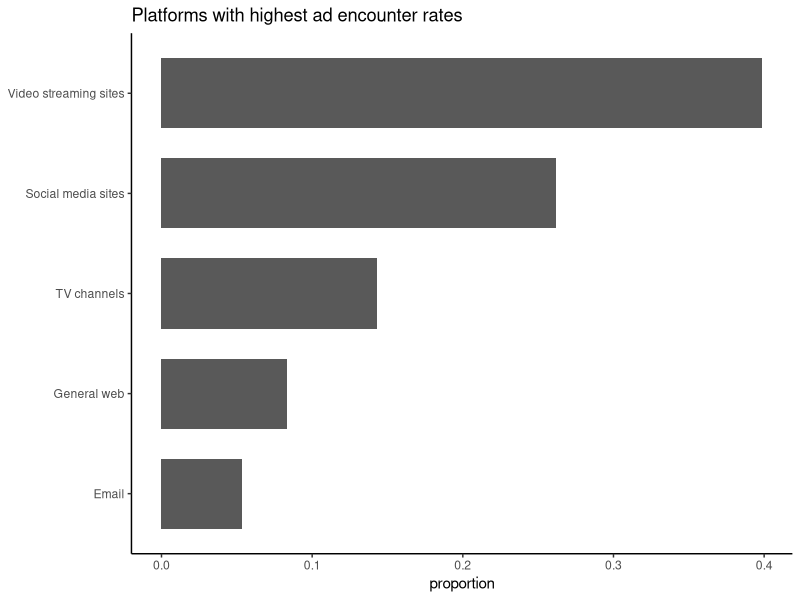
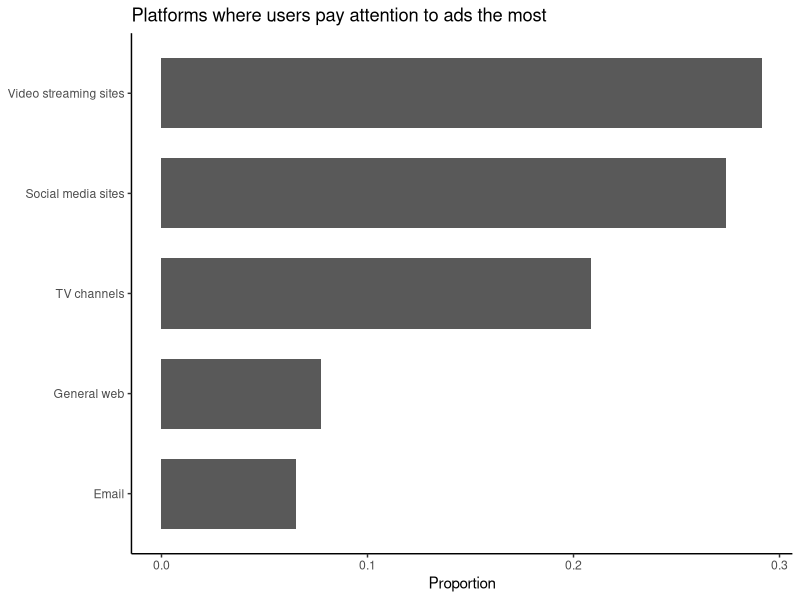
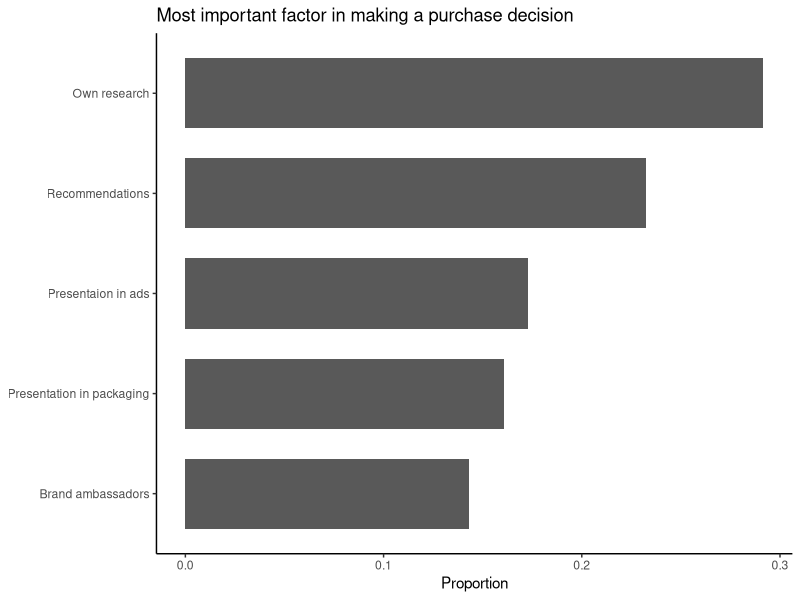
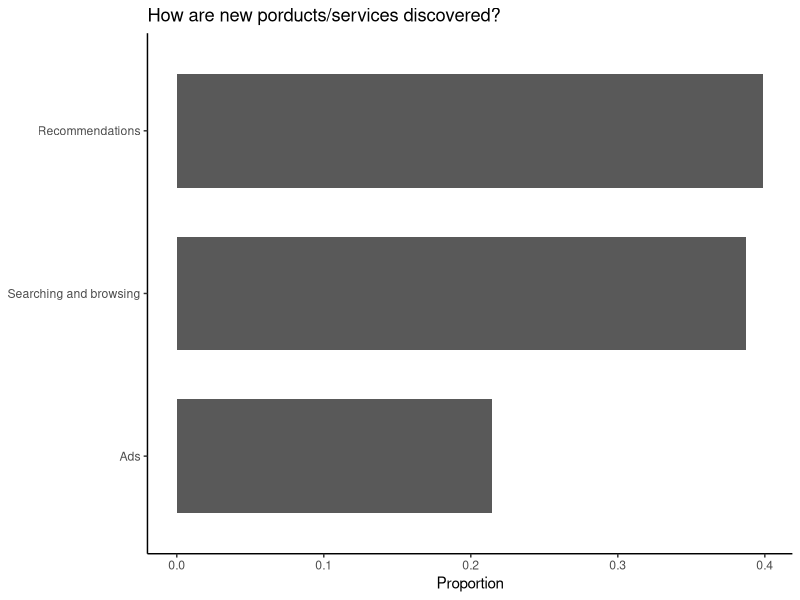
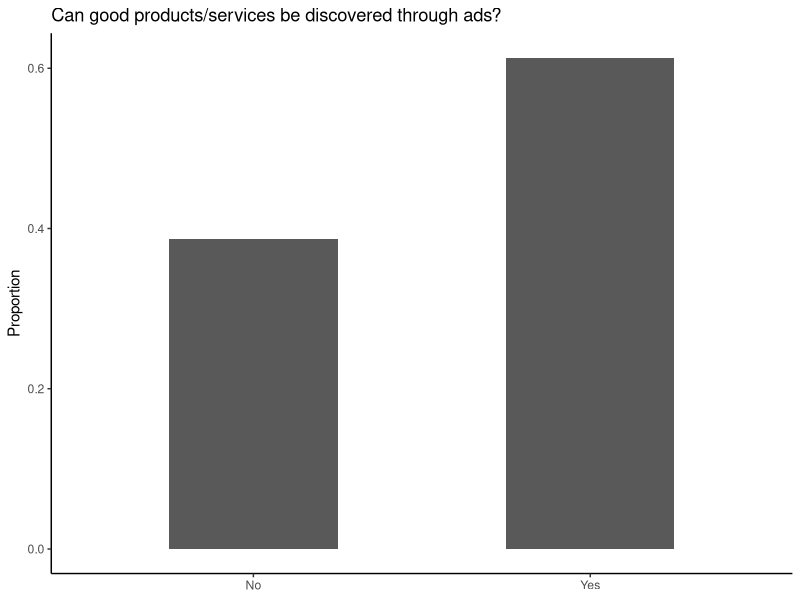

Write the R code that produced these figures, in order.
## ---- chunk 1
knitr::opts_chunk$set(echo = TRUE, warning = FALSE, message = FALSE,
                      cache = TRUE)
## ---- chunk 2
library(dplyr) # for wrangling data
library(ggplot2) # for making plots
library(readr) # for reading data
## ---- chunk 3
ad_influence_data <- read_csv("ad-influence.csv") %>%
  select(!Timestamp) # ignore timestamp column
n <- dim(ad_influence_data)[1]
questions <- names(ad_influence_data)
## ---- chunk 4
simplify_responses <- function(response) {
  if (response == "Social media sites (like Facebook, Instagram)") {
    response = "Social media sites"
  } else if (response == "Video streaming sites (like YouTube, Vimeo)") {
    response = "Video streaming sites"
  } else if (response == "General web (like Google Ads on various sites)") {
    response = "General web"
  } else if (grepl("Recommendations? from friends or family", response)) {
    response = "Recommendations"
  }
  response
}

for (i in 1:length(ad_influence_data))  {
  ad_influence_data[questions[i]] <- ad_influence_data[questions[i]] %>%
    pull() %>%
    sapply(simplify_responses, USE.NAMES = FALSE)
}
## ---- chunk 5
ad_influence_data %>%
  rename(most_ads_platform = questions[1]) %>%
  group_by(most_ads_platform) %>%
  summarise(proportion = n() / n) %>%
  ungroup() %>%
  arrange(desc(proportion)) %>%
  head(5) %>%
  ggplot(aes(x = reorder(most_ads_platform, proportion), y = proportion)) +
  geom_col(width = 0.7) +
  labs(x = NULL, title = "Platforms with highest ad encounter rates") +
  coord_flip() +
  theme_classic()
## ---- chunk 6
ad_influence_data %>%
  rename(attention_grabbing_platform = questions[2]) %>%
  group_by(attention_grabbing_platform) %>%
  summarise(proportion = n() / n) %>%
  ungroup() %>%
  arrange(desc(proportion)) %>%
  head(5) %>%
  ggplot(aes(x = reorder(attention_grabbing_platform, proportion),
             y = proportion)) +
  geom_col(width = 0.7) +
  labs(x = NULL, y = "Proportion",
       title = "Platforms where users pay attention to ads the most") +
  coord_flip() +
  theme_classic()
## ---- chunk 7
ad_influence_data %>%
  rename(important_aspect = questions[3]) %>%
  group_by(important_aspect) %>%
  summarise(proportion = n() / n) %>%
  ungroup() %>%
  arrange(desc(proportion)) %>%
  ggplot(aes(x = reorder(important_aspect, proportion),
             y = proportion)) +
  geom_col(width = 0.7) +
  labs(x = NULL, y = "Proportion",
       title = "Most important factor in making a purchase decision") +
  coord_flip() +
  theme_classic()
## ---- chunk 8
ad_influence_data %>%
  rename(discover_source = questions[4]) %>%
  group_by(discover_source) %>%
  summarise(proportion = n() / n) %>%
  ungroup() %>%
  arrange(desc(proportion)) %>%
  ggplot(aes(x = reorder(discover_source, proportion),
             y = proportion)) +
  geom_col(width = 0.7) +
  labs(x = NULL, y = "Proportion",
       title = "How are new porducts/services discovered?") +
  coord_flip() +
  theme_classic()
## ---- chunk 9
ad_influence_data %>%
  rename(ads_unnecessary = questions[5]) %>%
  group_by(ads_unnecessary) %>%
  summarise(proportion = n() / n) %>%
  ungroup() %>%
  arrange(desc(proportion)) %>%
  ggplot(aes(x =ads_unnecessary, y = proportion)) +
  geom_col(width = 0.5) +
  labs(x = NULL, y = "Proportion",
       title = "Can good products/services be discovered through ads?") +
  theme_classic()
